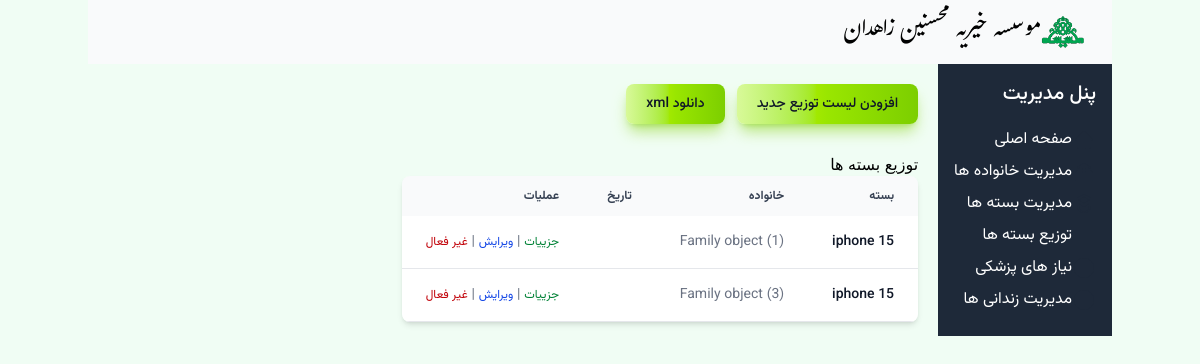
Page /packages_distribution/ on the earlier database version.
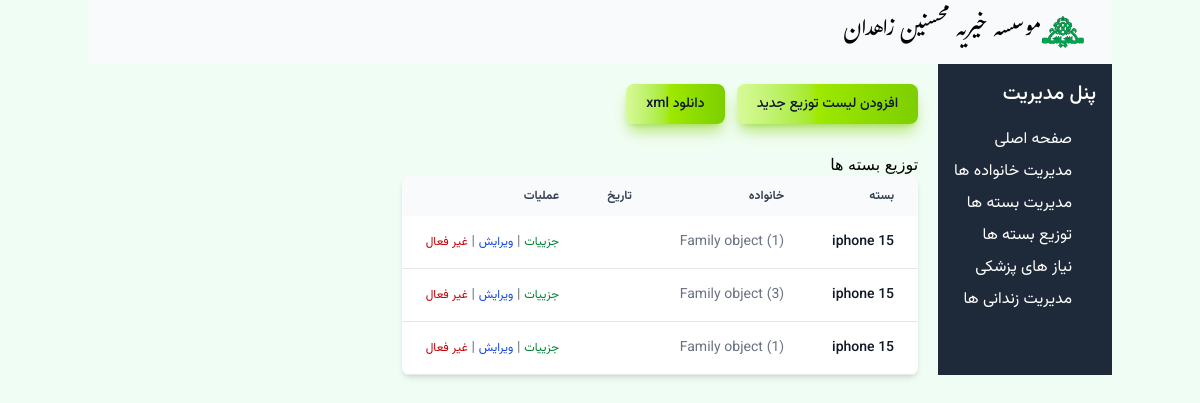
Same page on the later database version.
### Mohsenin/models.py (models this page shows, shortened)
class PackageDistribution(models.Model):
    package = models.ForeignKey(Package, on_delete=models.CASCADE)
    family = models.ForeignKey(Family, on_delete=models.CASCADE)
    members = models.ManyToManyField(Person, related_name='packages')
    distribution_date = models.DateField()
    is_active = models.BooleanField(default=True)  # To track if the package is still valid for the family

class Package(models.Model):
    name = models.CharField(max_length=100)
    max_members = models.PositiveIntegerField()
    cost = models.DecimalField(max_digits=10, decimal_places=2)
    description = models.TextField()

class Family(models.Model):
    doc_code = models.IntegerField('شماره پرونده')
    need_level = models.IntegerField('سطح نیاز', default=1, choices=NEED_LEVEL_CHOICE)
    family_type = models.IntegerField('نوع نیازمندی', default=1, choices=FAMILY_TYPE_CHOICES)
    guardian = models.ForeignKey('Person', verbose_name='سرپرست خانوار', on_delete=models.SET_NULL, related_name='guardianship', null=True)
    address = models.CharField('آدرس',max_length=255)
    contact_number = models.CharField('شماره تماس',max_length=15, blank=True, null=True)
    postal_code = models.CharField('کدپستی',max_length=10, blank=True, null= True)
    distlist = models.ForeignKey(Dist, verbose_name='لیست توزیع',on_delete=models.SET_NULL, null=True)
    is_active = models.BooleanField('تحت پوشش',default=True)  # To track if the family is currently receiving support

### Mohsenin/views.py (the view)
# urls.py: path("packages_distribution/", views.PackageDistributionListView.as_view(), name="packageshare_list"),
class PackageDistributionListView(ListView):
    template_name = "PackageDistribution/packagedistribution_list.html"
    model = PackageDistribution
    context_object_name = "packagedistributions"
    def get_queryset(self):
        queryset = super().get_queryset()
        for packagedistribution in queryset:
            packagedistribution.distribution_date = conver_solar_date(packagedistribution.distribution_date)
        return queryset

### Mohsenin/views.py (called while the page is built)
def conver_solar_date(date):
    return jdatetime.datetime.fromgregorian(datetime=date).strftime("%Y/%m/%d")

### Mohsenin/templates/PackageDistribution/packagedistribution_list.html
{% extends "base.html" %}
{% block content %}
<div class="py-5 vazir-medium no-print">
<button type="button" class="text-gray-900 bg-gradient-to-r from-lime-200 via-lime-400 to-lime-500 hover:bg-gradient-to-br focus:ring-4 focus:outline-none focus:ring-lime-300 dark:focus:ring-lime-800 shadow-lg shadow-lime-500/50 dark:shadow-lg dark:shadow-lime-800/80 font-medium rounded-lg text-sm px-5 py-2.5 text-center me-2 mb-2"><a href="{% url 'packageshare_create' %}">افزودن لیست توزیع جدید</a></button>
<button type="button" class="text-gray-900 bg-gradient-to-r from-lime-200 via-lime-400 to-lime-500 hover:bg-gradient-to-br focus:ring-4 focus:outline-none focus:ring-lime-300 dark:focus:ring-lime-800 shadow-lg shadow-lime-500/50 dark:shadow-lg dark:shadow-lime-800/80 font-medium rounded-lg text-sm px-5 py-2.5 text-center me-2 mb-2"><a href="{% url 'download_packagedistribtion' %}">دانلود xml</a></button>
</div>
<h2> توزیع بسته ها</h2>
<div class="relative overflow-x-auto shadow-md sm:rounded-lg">
<table class="w-full text-sm text-left rtl:text-right text-gray-500 dark:text-gray-400">
    <thead class="text-xs text-gray-700 uppercase bg-gray-50 dark:bg-gray-700 dark:text-gray-400">
    <tr class='vazir-semibold'>
        <th scope="col" class="px-6 py-3 text-end">بسته</th>
        <th scope="col" class="px-6 py-3 text-right">خانواده</th>
        <th scope="col" class="px-6 py-3 text-right">تاریخ</th>
        <th scope="col" class="px-6 py-3 text-right">عملیات</th>
    </tr>
</thead>
<tbody>
    {% for packagedistribution in packagedistributions %}
    {% if packagedistribution.is_active %}
    <tr class="bg-white border-b dark:bg-gray-800 dark:border-gray-700 border-gray-200 hover:bg-gray-50 dark:hover:bg-gray-600 vazir-normal">
        <th scope="row" class="px-6 py-4 font-medium text-gray-900 whitespace-nowrap dark:text-white">{{ packagedistribution.package.name }}</th>
        <td class="px-6 py-4">{{ packagedistribution.family }}</td>
        <td class="px-6 py-4">{{ packagedistribution.distribution_date }}</td>
        <td  class="px-6 py-4 no-print">
            <a href="{% url 'packageshare_detail' packagedistribution.pk %}" class="text-green-700 text-xs">جزییات</a> |
            <a href="{% url 'packageshare_update' packagedistribution.pk %}" class="text-blue-700 text-xs">ویرایش</a> |
            <a href="{% url 'packageshare_deactive' packagedistribution.pk %}" class="text-red-700 text-xs">غیر فعال</a>
        </td>
    </tr>
    {% endif %}
    {% endfor %}
</tbody>
</table>
</div>
{% endblock %}

### templates/base.html (shortened to what this page needs)
{% load static %}
<!DOCTYPE html>
<html dir="rtl" lang="IR-fa">
<head>
    <link href="{% static 'css/helper.css'%}" rel="stylesheet" />
    <link href="{% static 'flowbite/flowbite.min.css'%}" rel="stylesheet" />
    <link href="{% static 'fontstyle/vazir.css'%}" rel="stylesheet" />
    <link href="https://cdnjs.cloudflare.com/ajax/libs/font-awesome/6.0.0/css/all.min.css" rel="stylesheet">
    <link href="https://cdn.jsdelivr.net/npm/bootstrap-icons/font/bootstrap-icons.css" rel="stylesheet">
    <link href="{% static 'fontstyle/gulzar.css'%}" rel="stylesheet" />
    <link href="{% static 'css/dataTables.min.css'%}" rel="stylesheet" />
</head>
<body class="flex flex-col h-screen bg-green-50">
    <div class="container mx-auto">
        {% include "layout/navbar.html" %}
    <div class="flex flex-1">
        {% include "layout/sidebar.html"%}
        <div class="flex-1">
            <div class="pr-5">
            {% block content %}
                {% endblock content %}
    </div>
</div>
</body>
</html>

### templates/layout/navbar.html (shortened to what this page needs)
{% load static %}
<nav class="border-gray-200 bg-gray-50 dark:bg-gray-800 dark:border-gray-700">
    <div class="max-w-screen-xl flex flex-wrap items-center justify-between mx-auto p-4">
      <a href="#" class="flex items-center space-x-3 rtl:space-x-reverse">
          <img src="{% static 'mohsenin.png'%}" class="h-8" alt="Flowbite Logo" />
          <span class="self-center text-2xl gulzar  whitespace-nowrap dark:text-white">موسسه خیریه محسنین زاهدان</span>
      </a>
    </div>
  </nav>

### templates/layout/sidebar.html (shortened to what this page needs)
<aside class="w-1/4 bg-gray-100 p-4 no-print bg-gray-800">
    <h2 class="text-xl font-semibold text-white vazir-medium">پنل مدیریت</h2>
    <ul class="mt-5">
        <li class="mb-2 flex">
          <a href="{% url "index" %}" class="text-white hover:underline vazir-normal">صفحه اصلی</a></li>
        <li class="mb-2 flex">
          <a href="{% url "family_list" %}?active_filter=active&family_type=all" class="text-white hover:underline vazir-normal">مدیریت خانواده ها</a></li>
          <li class="mb-2 flex">
            <a href="{% url "packages_list" %}" class="text-white hover:underline vazir-normal">مدیریت بسته ها</a>
          </li>
          <li class="mb-2 flex">
            <svg class="w-6 h-6 text-gray-800 dark:text-white" xmlns="http://www.w3.org/2000/svg" width="24" height="24" fill="currentColor" viewBox="0 0 24 24">
              <path d="M3 11h2v10h14v-10h2v12H3V11Zm2-8h14v5H5V3Zm5 6h4v5h-4V9Z" />
            </svg>
            <a href="{% url "packageshare_list" %}" class="text-white hover:underline vazir-normal">توزیع بسته ها</a>
          </li>
          <li class="mb-2 flex">
            <svg class="w-6 h-6 text-gray-800 dark:text-white" xmlns="http://www.w3.org/2000/svg" width="24" height="24" fill="currentColor" viewBox="0 0 24 24">
              <path d="M12 2C6.48 2 2 6.48 2 12s4.48 10 10 10 10-4.48 10-10S17.52 2 12 2Zm1 17h-2v-2h2v2Zm0-4h-2V7h2v8Z"/>
            </svg>
            <a href="{% url "medicalaid_list" %}" class="text-white hover:underline vazir-normal">نیاز های پزشکی</a>
          </li>
          <li class="mb-2 flex">
            <svg class="w-6 h-6 text-gray-800 dark:text-white" xmlns="http://www.w3.org/2000/svg" width="24" height="24" fill="currentColor" viewBox="0 0 24 24">
              <path d="M12 2C6.48 2 2 6.48 2 12s4.48 10 10 10 10-4.48 10-10S17.52 2 12 2Zm1 17h-2v-2h2v2Zm0-4h-2V7h2v8Z"/>
            </svg>
            <a href="{% url "inmaterelease_list" %}" class="text-white hover:underline vazir-normal">مدیریت زندانی ها</a>
          </li>
    </ul>
</aside>
<dv>

Differences in the rows shown:
added PackageDistribution: package.name "iphone 15", family "Family object (1)"
